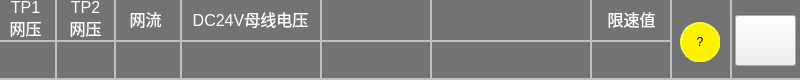
<?xml version="1.0" encoding="UTF-8"?>
<ui version="4.0">
 <class>HeaderPage</class>
 <widget class="QWidget" name="HeaderPage">
  <property name="geometry">
   <rect>
    <x>0</x>
    <y>0</y>
    <width>800</width>
    <height>80</height>
   </rect>
  </property>
  <property name="windowTitle">
   <string>Form</string>
  </property>
  <property name="styleSheet">
   <string notr="true"/>
  </property>
  <widget class="QLabel" name="Line1">
   <property name="geometry">
    <rect>
     <x>0</x>
     <y>40</y>
     <width>670</width>
     <height>2</height>
    </rect>
   </property>
   <property name="styleSheet">
    <string notr="true">background-color: rgb(191, 191, 191);</string>
   </property>
   <property name="text">
    <string/>
   </property>
  </widget>
  <widget class="QLabel" name="Line2">
   <property name="geometry">
    <rect>
     <x>0</x>
     <y>78</y>
     <width>800</width>
     <height>2</height>
    </rect>
   </property>
   <property name="styleSheet">
    <string notr="true">background-color: rgb(191, 191, 191);</string>
   </property>
   <property name="text">
    <string/>
   </property>
  </widget>
  <widget class="QLabel" name="label">
   <property name="geometry">
    <rect>
     <x>0</x>
     <y>0</y>
     <width>51</width>
     <height>38</height>
    </rect>
   </property>
   <property name="font">
    <font>
     <pointsize>-1</pointsize>
     <weight>50</weight>
     <italic>false</italic>
     <bold>false</bold>
    </font>
   </property>
   <property name="styleSheet">
    <string notr="true">font:16px;
background-color: rgb(115, 115, 115);
color: rgb(255, 255, 255);
</string>
   </property>
   <property name="text">
    <string>TP1
网压</string>
   </property>
   <property name="alignment">
    <set>Qt::AlignCenter</set>
   </property>
  </widget>
  <widget class="QLabel" name="Line1_2">
   <property name="geometry">
    <rect>
     <x>114</x>
     <y>0</y>
     <width>2</width>
     <height>78</height>
    </rect>
   </property>
   <property name="styleSheet">
    <string notr="true">background-color: rgb(191, 191, 191);</string>
   </property>
   <property name="text">
    <string/>
   </property>
  </widget>
  <widget class="QLabel" name="Line1_3">
   <property name="geometry">
    <rect>
     <x>180</x>
     <y>0</y>
     <width>2</width>
     <height>78</height>
    </rect>
   </property>
   <property name="styleSheet">
    <string notr="true">background-color: rgb(191, 191, 191);</string>
   </property>
   <property name="text">
    <string/>
   </property>
  </widget>
  <widget class="QLabel" name="Line1_4">
   <property name="geometry">
    <rect>
     <x>320</x>
     <y>0</y>
     <width>2</width>
     <height>78</height>
    </rect>
   </property>
   <property name="styleSheet">
    <string notr="true">background-color: rgb(191, 191, 191);</string>
   </property>
   <property name="text">
    <string/>
   </property>
  </widget>
  <widget class="QLabel" name="Line1_5">
   <property name="geometry">
    <rect>
     <x>430</x>
     <y>0</y>
     <width>2</width>
     <height>78</height>
    </rect>
   </property>
   <property name="styleSheet">
    <string notr="true">background-color: rgb(191, 191, 191);</string>
   </property>
   <property name="text">
    <string/>
   </property>
  </widget>
  <widget class="QLabel" name="Line1_6">
   <property name="geometry">
    <rect>
     <x>590</x>
     <y>0</y>
     <width>2</width>
     <height>78</height>
    </rect>
   </property>
   <property name="styleSheet">
    <string notr="true">background-color: rgb(191, 191, 191);</string>
   </property>
   <property name="text">
    <string/>
   </property>
  </widget>
  <widget class="QLabel" name="label_2">
   <property name="geometry">
    <rect>
     <x>120</x>
     <y>0</y>
     <width>51</width>
     <height>38</height>
    </rect>
   </property>
   <property name="styleSheet">
    <string notr="true">font: 16px;
color: rgb(255, 255, 255);
background-color: rgb(115, 115, 115);</string>
   </property>
   <property name="text">
    <string>网流</string>
   </property>
   <property name="alignment">
    <set>Qt::AlignCenter</set>
   </property>
  </widget>
  <widget class="QLabel" name="label_3">
   <property name="geometry">
    <rect>
     <x>190</x>
     <y>0</y>
     <width>121</width>
     <height>38</height>
    </rect>
   </property>
   <property name="styleSheet">
    <string notr="true">font: 75  16px ;
color: rgb(255, 255, 255);
background-color: rgb(115, 115, 115);</string>
   </property>
   <property name="text">
    <string>DC24V母线电压</string>
   </property>
   <property name="alignment">
    <set>Qt::AlignCenter</set>
   </property>
  </widget>
  <widget class="QLabel" name="headerlabel_Voltage">
   <property name="geometry">
    <rect>
     <x>0</x>
     <y>42</y>
     <width>51</width>
     <height>36</height>
    </rect>
   </property>
   <property name="styleSheet">
    <string notr="true">font: 75  18px ;
color: rgb(255, 255, 255);
background-color: rgb(115, 115, 115);</string>
   </property>
   <property name="text">
    <string/>
   </property>
   <property name="alignment">
    <set>Qt::AlignCenter</set>
   </property>
  </widget>
  <widget class="QLabel" name="headerlabel_Current">
   <property name="geometry">
    <rect>
     <x>120</x>
     <y>42</y>
     <width>51</width>
     <height>36</height>
    </rect>
   </property>
   <property name="styleSheet">
    <string notr="true">font: 75  18px ;
color: rgb(255, 255, 255);
background-color: rgb(115, 115, 115);</string>
   </property>
   <property name="text">
    <string/>
   </property>
   <property name="alignment">
    <set>Qt::AlignCenter</set>
   </property>
  </widget>
  <widget class="QLabel" name="headerlabel_24VVoltage">
   <property name="geometry">
    <rect>
     <x>190</x>
     <y>42</y>
     <width>121</width>
     <height>36</height>
    </rect>
   </property>
   <property name="styleSheet">
    <string notr="true">font: 75  16px ;
color: rgb(255, 255, 255);
background-color: rgb(115, 115, 115);</string>
   </property>
   <property name="text">
    <string/>
   </property>
   <property name="alignment">
    <set>Qt::AlignCenter</set>
   </property>
  </widget>
  <widget class="QLabel" name="headerlabel_Date">
   <property name="geometry">
    <rect>
     <x>330</x>
     <y>0</y>
     <width>91</width>
     <height>38</height>
    </rect>
   </property>
   <property name="styleSheet">
    <string notr="true">font: 75  16px;
color: rgb(255, 255, 255);
background-color: rgb(115, 115, 115);</string>
   </property>
   <property name="text">
    <string/>
   </property>
   <property name="alignment">
    <set>Qt::AlignCenter</set>
   </property>
  </widget>
  <widget class="QLabel" name="headerlabel_Time">
   <property name="geometry">
    <rect>
     <x>330</x>
     <y>42</y>
     <width>91</width>
     <height>36</height>
    </rect>
   </property>
   <property name="styleSheet">
    <string notr="true">font: 75  16px ;
color: rgb(255, 255, 255);
background-color: rgb(115, 115, 115);</string>
   </property>
   <property name="text">
    <string/>
   </property>
   <property name="alignment">
    <set>Qt::AlignCenter</set>
   </property>
  </widget>
  <widget class="QLabel" name="headerlabel_Positon">
   <property name="geometry">
    <rect>
     <x>440</x>
     <y>0</y>
     <width>141</width>
     <height>38</height>
    </rect>
   </property>
   <property name="styleSheet">
    <string notr="true">font: 75  16px;
color: rgb(255, 255, 255);
background-color: rgb(115, 115, 115);</string>
   </property>
   <property name="text">
    <string/>
   </property>
   <property name="alignment">
    <set>Qt::AlignCenter</set>
   </property>
  </widget>
  <widget class="QLabel" name="header_background">
   <property name="geometry">
    <rect>
     <x>0</x>
     <y>0</y>
     <width>800</width>
     <height>80</height>
    </rect>
   </property>
   <property name="styleSheet">
    <string notr="true">background-color: rgb(115, 115, 115);</string>
   </property>
   <property name="text">
    <string/>
   </property>
  </widget>
  <widget class="QPushButton" name="CurrentFaultBtn">
   <property name="geometry">
    <rect>
     <x>735</x>
     <y>15</y>
     <width>61</width>
     <height>51</height>
    </rect>
   </property>
   <property name="focusPolicy">
    <enum>Qt::NoFocus</enum>
   </property>
   <property name="styleSheet">
    <string notr="true">border-image: url(:/new/prefix1/images/fault.bmp);</string>
   </property>
   <property name="text">
    <string/>
   </property>
  </widget>
  <widget class="QLabel" name="headerlabel_Level">
   <property name="geometry">
    <rect>
     <x>440</x>
     <y>42</y>
     <width>71</width>
     <height>36</height>
    </rect>
   </property>
   <property name="styleSheet">
    <string notr="true">font: 75  16px ;
color: rgb(255, 255, 255);
background-color: rgb(115, 115, 115);</string>
   </property>
   <property name="text">
    <string/>
   </property>
   <property name="alignment">
    <set>Qt::AlignCenter</set>
   </property>
  </widget>
  <widget class="QLabel" name="headerlabel_speed">
   <property name="geometry">
    <rect>
     <x>509</x>
     <y>42</y>
     <width>71</width>
     <height>36</height>
    </rect>
   </property>
   <property name="styleSheet">
    <string notr="true">font: 75  16px ;
color: rgb(255, 255, 255);
background-color: rgb(115, 115, 115);</string>
   </property>
   <property name="text">
    <string/>
   </property>
   <property name="alignment">
    <set>Qt::AlignCenter</set>
   </property>
  </widget>
  <widget class="QLabel" name="Line1_7">
   <property name="geometry">
    <rect>
     <x>730</x>
     <y>0</y>
     <width>2</width>
     <height>78</height>
    </rect>
   </property>
   <property name="styleSheet">
    <string notr="true">background-color: rgb(191, 191, 191);</string>
   </property>
   <property name="text">
    <string/>
   </property>
  </widget>
  <widget class="QPushButton" name="HelpitemBtn">
   <property name="geometry">
    <rect>
     <x>680</x>
     <y>22</y>
     <width>40</width>
     <height>40</height>
    </rect>
   </property>
   <property name="focusPolicy">
    <enum>Qt::NoFocus</enum>
   </property>
   <property name="styleSheet">
    <string notr="true">background-color: rgb(115, 115, 115);
border: 2px solid rgb(115, 115, 115);
font: 30pt &quot;黑体&quot;;
border-radius: 20px;
background-color: rgb(255, 242, 0);
border: 1px groove yellow;
</string>
   </property>
   <property name="text">
    <string>?</string>
   </property>
  </widget>
  <widget class="QLabel" name="Line1_8">
   <property name="geometry">
    <rect>
     <x>670</x>
     <y>0</y>
     <width>2</width>
     <height>78</height>
    </rect>
   </property>
   <property name="styleSheet">
    <string notr="true">background-color: rgb(191, 191, 191);</string>
   </property>
   <property name="text">
    <string/>
   </property>
  </widget>
  <widget class="QLabel" name="headerlabel_limitspeed">
   <property name="geometry">
    <rect>
     <x>596</x>
     <y>42</y>
     <width>71</width>
     <height>36</height>
    </rect>
   </property>
   <property name="styleSheet">
    <string notr="true"/>
   </property>
   <property name="text">
    <string/>
   </property>
   <property name="alignment">
    <set>Qt::AlignCenter</set>
   </property>
  </widget>
  <widget class="QLabel" name="label_4">
   <property name="geometry">
    <rect>
     <x>596</x>
     <y>0</y>
     <width>71</width>
     <height>38</height>
    </rect>
   </property>
   <property name="styleSheet">
    <string notr="true">font: 16px;
color: rgb(255, 255, 255);
background-color: rgb(115, 115, 115);</string>
   </property>
   <property name="text">
    <string>限速值</string>
   </property>
   <property name="alignment">
    <set>Qt::AlignCenter</set>
   </property>
  </widget>
  <widget class="QLabel" name="headerlabel_Voltage_MC2">
   <property name="geometry">
    <rect>
     <x>60</x>
     <y>42</y>
     <width>51</width>
     <height>36</height>
    </rect>
   </property>
   <property name="styleSheet">
    <string notr="true">font: 75  18px ;
color: rgb(255, 255, 255);
background-color: rgb(115, 115, 115);</string>
   </property>
   <property name="text">
    <string/>
   </property>
   <property name="alignment">
    <set>Qt::AlignCenter</set>
   </property>
  </widget>
  <widget class="QLabel" name="Line1_9">
   <property name="geometry">
    <rect>
     <x>55</x>
     <y>0</y>
     <width>2</width>
     <height>78</height>
    </rect>
   </property>
   <property name="styleSheet">
    <string notr="true">background-color: rgb(191, 191, 191);</string>
   </property>
   <property name="text">
    <string/>
   </property>
  </widget>
  <widget class="QLabel" name="label_5">
   <property name="geometry">
    <rect>
     <x>60</x>
     <y>0</y>
     <width>51</width>
     <height>38</height>
    </rect>
   </property>
   <property name="font">
    <font>
     <pointsize>-1</pointsize>
     <weight>50</weight>
     <italic>false</italic>
     <bold>false</bold>
    </font>
   </property>
   <property name="styleSheet">
    <string notr="true">font:16px;
background-color: rgb(115, 115, 115);
color: rgb(255, 255, 255);
</string>
   </property>
   <property name="text">
    <string>TP2
网压</string>
   </property>
   <property name="alignment">
    <set>Qt::AlignCenter</set>
   </property>
  </widget>
  <zorder>header_background</zorder>
  <zorder>Line1</zorder>
  <zorder>Line2</zorder>
  <zorder>label</zorder>
  <zorder>Line1_2</zorder>
  <zorder>Line1_3</zorder>
  <zorder>Line1_4</zorder>
  <zorder>Line1_5</zorder>
  <zorder>Line1_6</zorder>
  <zorder>label_2</zorder>
  <zorder>label_3</zorder>
  <zorder>headerlabel_Voltage</zorder>
  <zorder>headerlabel_Current</zorder>
  <zorder>headerlabel_24VVoltage</zorder>
  <zorder>headerlabel_Date</zorder>
  <zorder>headerlabel_Time</zorder>
  <zorder>headerlabel_Positon</zorder>
  <zorder>CurrentFaultBtn</zorder>
  <zorder>headerlabel_Level</zorder>
  <zorder>headerlabel_speed</zorder>
  <zorder>Line1_7</zorder>
  <zorder>HelpitemBtn</zorder>
  <zorder>Line1_8</zorder>
  <zorder>headerlabel_limitspeed</zorder>
  <zorder>label_4</zorder>
  <zorder>headerlabel_Voltage_MC2</zorder>
  <zorder>Line1_9</zorder>
  <zorder>label_5</zorder>
 </widget>
 <resources/>
 <connections/>
</ui>
